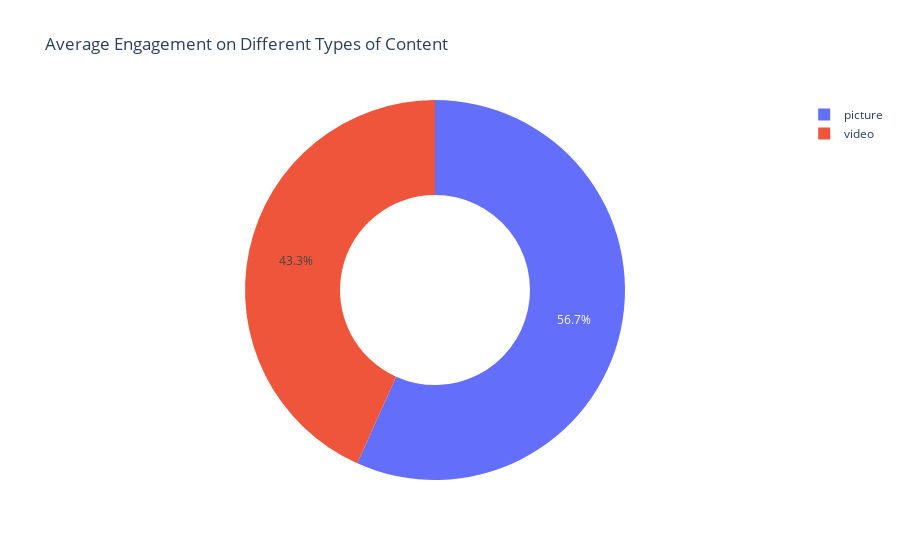

Notebook code cell kept with this figure:
### Markdown cell above
Weekdays on average are shown to deliver more engagement on average.

### Code cell
# We will use the dataframe that we have removed the outliers for more accuracy.

pic_content = engagement_df[engagement_df["content-type"] == 'picture']["engagement"].mean()
video_content = engagement_df[engagement_df["content-type"] == 'video']["engagement"].mean()

labels = ['picture', 'video']
values = [pic_content, video_content]

fig = px.pie(engagement_df, values=values, names=labels, 
             title='Average Engagement on Different Types of Content', hole=0.5)
fig.show()

### Figure 1 — Plotly figure (JSON) as saved in the notebook; plotly's stock layout.template omitted (floating-point values rounded to 4 significant figures)
{"data": [{"domain": {"x": [0, 1], "y": [0, 1]}, "hole": 0.5, "hovertemplate": "label=%{label}<br>value=%{value}<extra></extra>", "labels": ["picture", "video"], "legendgroup": "", "name": "", "showlegend": true, "type": "pie", "values": [0.03368, 0.02571]}], "layout": {"legend": {"tracegroupgap": 0}, "title": {"text": "Average Engagement on Different Types of Content"}}}
